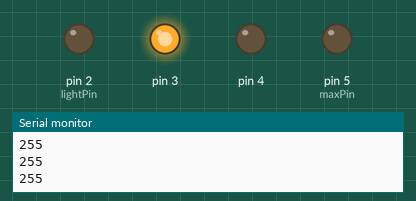
Recording of a sketch running on a simulated Arduino Uno, built with avr-gcc and run on an emulated ATmega328P. Parts: output pins drawn as LEDs (lit = HIGH), the last lines printed to the serial monitor. EEPROM starts erased.

Above: at 2.5 s.
At 7.5 s:
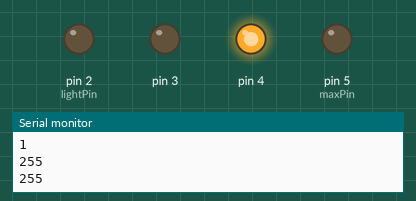
At 12.5 s:
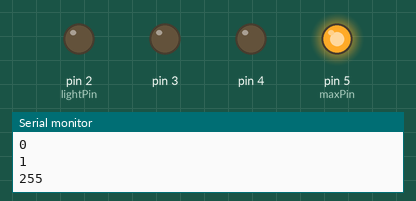
At 17.5 s:
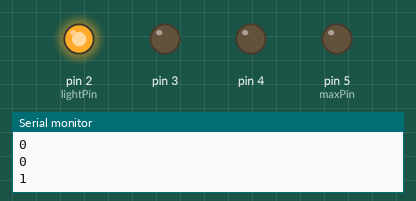
Timing chart, 0 to 26.0 s (numbered marks = the images above):
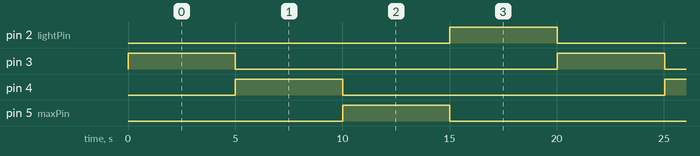

The sketch:

ButtonLight.ino
```cpp
#include <EEPROM.h>

int buttonPin = 1;
int lightPin = 2;
int buttonState = 0;
int minPin = 2;
int maxPin = 5;
int eeAdress1 = 0;
int eeAdress2 = 1;
int eeAdress3 = 2;
int eeAdress4 = 3;

long buttonTimer;
long timeout = 5000;

boolean lightOn = true;
boolean buttonActive = false;
boolean longPressActive = false;
boolean light1 = false;
boolean light2 = false;
boolean light3 = false;
boolean light4 = false;

const long longPressTime = 250;


void setup(){
  Serial.begin(9600);
  pinMode(buttonPin,INPUT);
  //Less than max
  for(int i = minPin; i<=maxPin; i++){
  pinMode(i,OUTPUT);
  }
}

void loop(){
  if(lightOn){
    turnLightOn();
  }
  checkBtn(timeout);
}

  void checkBtn(long duration){
  unsigned long start = millis();

  while (millis() - start <= duration) {
    buttonState = digitalRead(buttonPin);

    if(buttonState == HIGH){
      Serial.print("Button Pressed ");
      Serial.println(buttonState);
      //Button pressed
      if(!longPressActive){}

        if(buttonActive == false){
           buttonActive = true;
           buttonTimer = millis();
        }if((millis() - buttonTimer > longPressTime) && (longPressActive == false)){
          Serial.println("Longpress ACTIVATED!");
          longPressActive = true;
          digitalWrite(lightPin, HIGH);
  }

}else{
  //Button not pressed
  buttonActive = false;
  if(longPressActive){
    Serial.print("Longpress active== ");
    Serial.println(longPressActive);
    if(lightOn){
      digitalWrite(lightPin,LOW);
      lightOn = false;

      }else if(lightOn == false){
       lightOn = true;
       digitalWrite(lightPin,HIGH);
       }
       longPressActive = false;
      }
    }
   }
  }

  void turnLightOn(){
    EEPROM.get(eeAdress1, light1);
    EEPROM.get(eeAdress2, light2);
    EEPROM.get(eeAdress3, light3);
    EEPROM.get(eeAdress4, light4);

    Serial.println("");
    Serial.print("Hejsvejs ");
    Serial.println(light1);
    Serial.println(light2);
    Serial.println(light3);
    Serial.println(light4);

  if(light1 == false && light2 == false && light3 == false && (light4 ==false || light4 == true)){
    for(int i = minPin; i<=maxPin; i++){
      digitalWrite(i,LOW);
    }
    digitalWrite(2,HIGH);
    light1 = true;
  }else if (light1 == true){
  for(int i = minPin; i<=maxPin; i++){
      digitalWrite(i,LOW);
    }
    digitalWrite(3,HIGH);
    light1 = false;
    light2 = true;
  }else if (light2 == true){
    for(int i = minPin; i<=maxPin; i++){
      digitalWrite(i,LOW);
    }
    digitalWrite(4,HIGH);
    light2 = false;
    light3 = true;
  }else if (light3 == true){
  for(int i = minPin; i<=maxPin; i++){
      digitalWrite(i,LOW);
    }
    digitalWrite(5,HIGH);
    light3 = false;
    light4 = true;
  }
    EEPROM.put(eeAdress1, light1);
    EEPROM.put(eeAdress2, light2);
    EEPROM.put(eeAdress3, light3);
    EEPROM.put(eeAdress4, light4);

}
  void lightOff(){}
```

Measured:
- by itself, pin 2 (lightPin), pin 3, pin 4, pin 5 (maxPin): alternates HIGH for 5.0 s and LOW for 15.0 s
- by itself, everything shown: repeats every 20.0 s, in 4 steps
